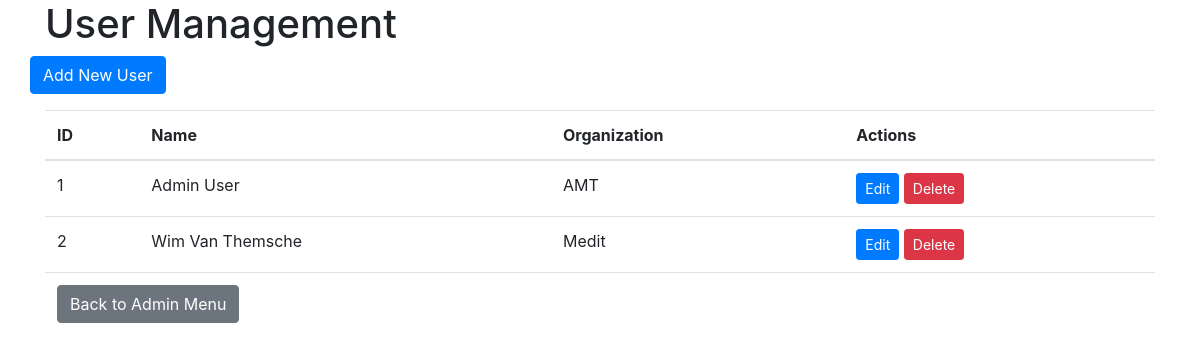
The app's page /admin/users (signed in) with its own data.
### app.py (models this page shows)
class User(db.Model):
    id = db.Column(db.Integer, primary_key=True)
    name = db.Column(db.String(50), nullable=False)
    code = db.Column(db.String(50), unique=False, nullable=True)
    organization = db.Column(db.String(50), unique=True, nullable=False)
    role = db.Column(db.String(50), unique=False, nullable=False)

### app.py (the view)
@app.route('/admin/users')
def admin_users():
    if not session.get('admin'):
        return redirect(url_for('admin_login'))
    users = User.query.all()
    current_user = User.query.get(session.get('user_id'))  # Assuming you have a user_id in session
    return render_template('admin_users.html', users=users, current_user=current_user)

### templates/admin_users.html (shortened to what this page needs)
<!DOCTYPE html>
<html lang="en">
  <head>
    <link
      href="https://stackpath.bootstrapcdn.com/bootstrap/4.5.2/css/bootstrap.min.css"
      rel="stylesheet"
    />
  </head>
  <body>
    <div class="container">
      <h1>User Management</h1>
      <table class="table">
        <thead>
          <tr>
            <th>ID</th>
            <th>Name</th>
            <th>Organization</th>
            <th>Actions</th>
          </tr>
          <div class="row justify-content-between mb-3">
            <a href="{{ url_for('add_user') }}" class="btn btn-primary"
              >Add New User</a
            >
          </div>
        </thead>
        <tbody>
          {% for user in users %}
          <tr>
            <td>{{ user.id }}</td>
            <td>{{ user.name }}</td>
            <td>{{ user.organization }}</td>
            <td>
              <a
                href="{{ url_for('edit_user', id=user.id) }}"
                class="btn btn-primary btn-sm pa-2 me-2"
                >Edit</a
              >
              {% if user.id != current_user.id %}
              <form
                action="{{ url_for('delete_user', id=user.id) }}"
                method="post"
                style="display: inline"
              >
                <button type="submit" class="btn btn-danger btn-sm pa-2 me-2">
                  Delete
                </button>
              </form>
              {% endif %}
            </td>
          </tr>
          {% endfor %}
        </tbody>
        <tfoot>
          <tr>
            <td colspan="4">
              <a href="{{ url_for('admin_menu') }}" class="btn btn-secondary"
                >Back to Admin Menu</a
              >
            </td>
          </tr>
        </tfoot>
      </table>
    </div>
  </body>
</html>

### records on screen
User: id "1", name "Admin User", organization "AMT"
User: id "2", name "Wim Van Themsche", organization "Medit"
